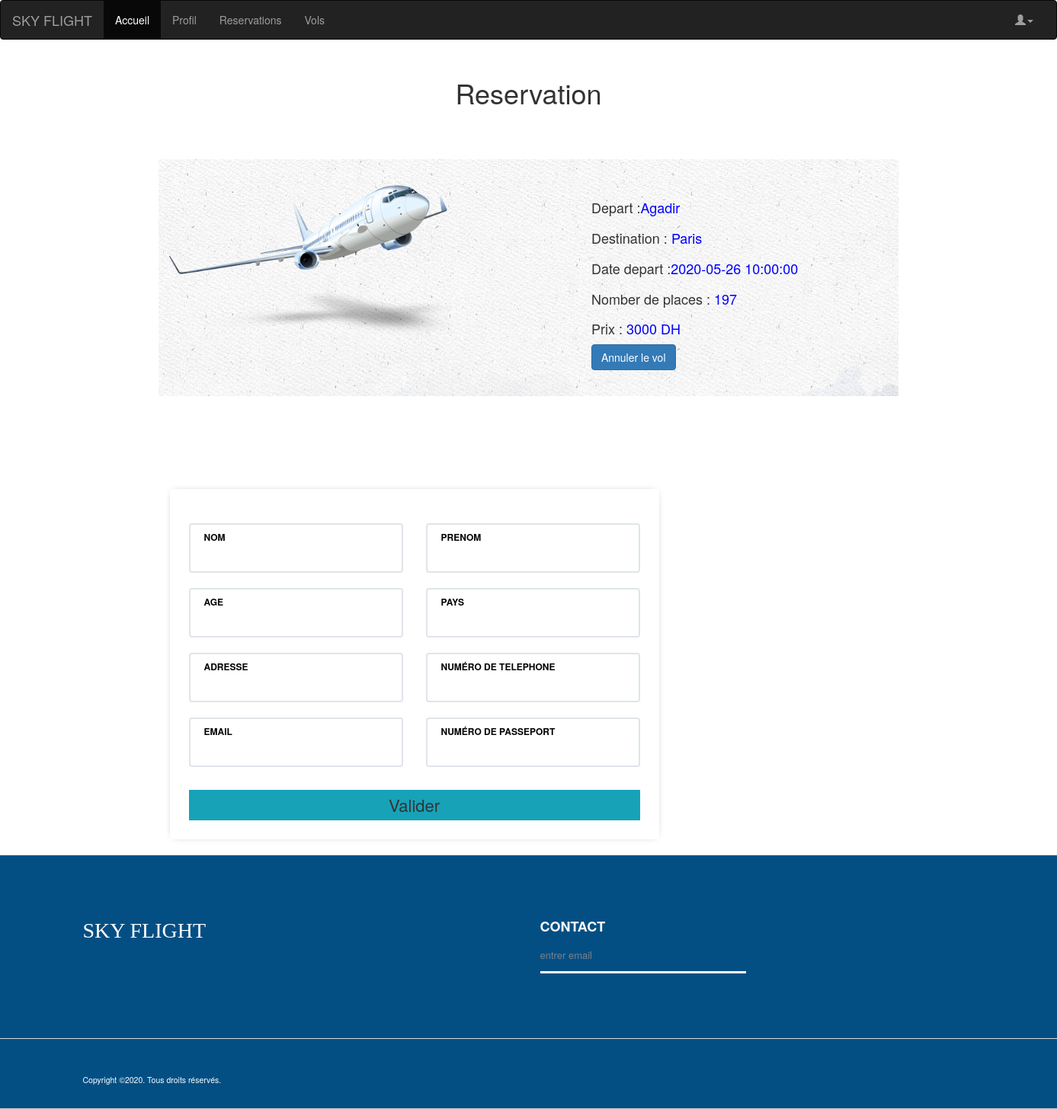
Page /reservation.php?id=1 on the earlier database version.
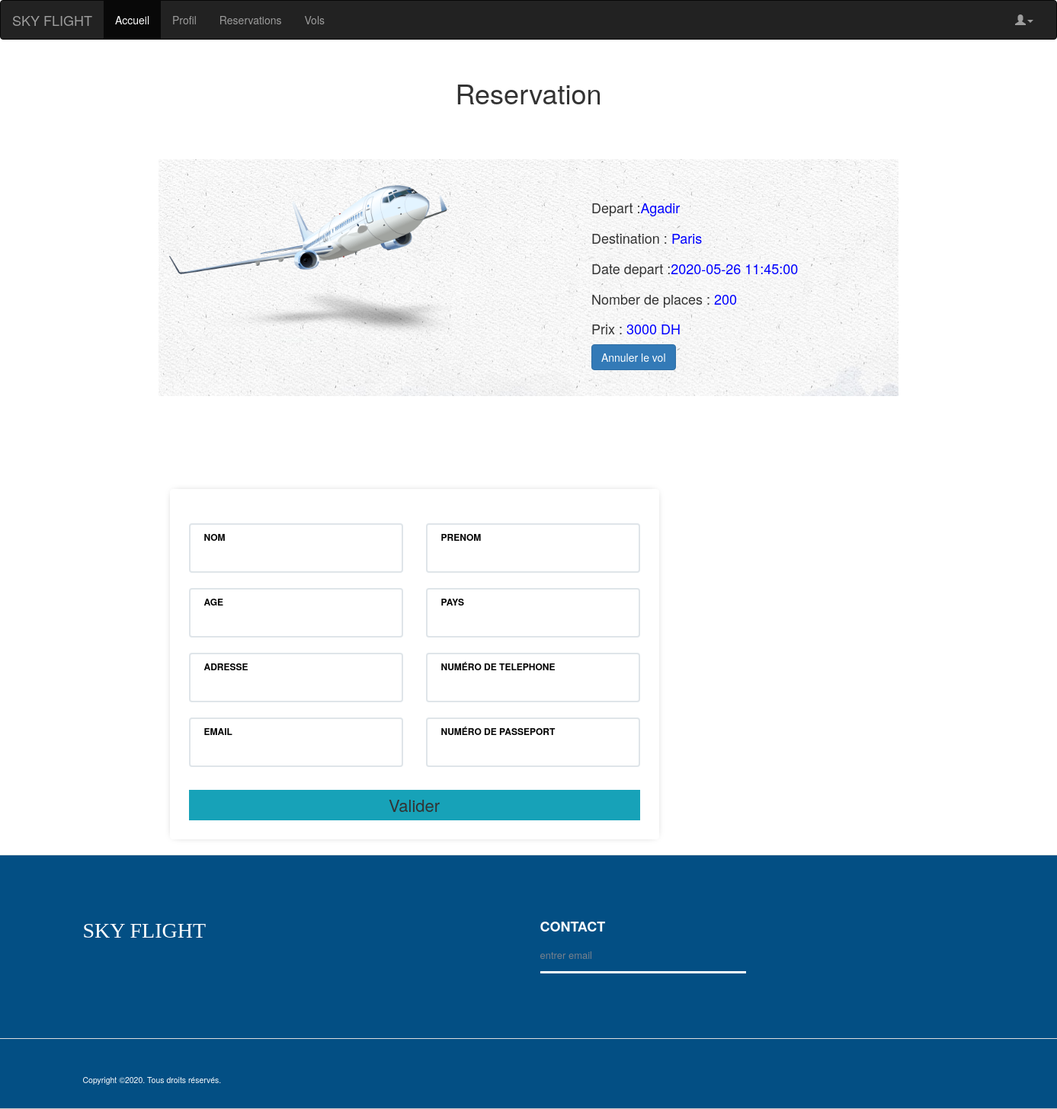
Same page on the later database version.
### tables this page shows
CREATE TABLE IF NOT EXISTS `vols` (
  `id` int(11) NOT NULL AUTO_INCREMENT,
  `depart` varchar(254) DEFAULT NULL,
  `destination` varchar(254) DEFAULT NULL,
  `date_depart` datetime DEFAULT NULL,
  `num_place` int(11) DEFAULT NULL,
  `prix` int(11) DEFAULT NULL,
  PRIMARY KEY (`id`)
);

### vol.php (called while the page is built, shortened)
<?php
class Vol
{
    function getVolById($id) {
        include 'dbConnect.php';
    						$query = "SELECT * FROM vols WHERE id='$id'";
								$stmt = $conn->prepare($query);
								$stmt->execute();
                                $result = $stmt->get_result();
                                return $result;
    }
}
?>

### reservation.php (the view, shortened to what this page needs)
<?php
include"vol.php";
$vol=new Vol();
$id=$_GET['id'];
$result=$vol->getVolById($id);
$row = $result->fetch_assoc();
?>
<!DOCTYPE html>
<html lang="en">
<head>
  <link rel="stylesheet" href="https://maxcdn.bootstrapcdn.com/bootstrap/3.4.1/css/bootstrap.min.css">
  <link rel="stylesheet" href="css/style.css"/>
</head>
<body>
<?php
include('menu.php');
?>
<h1>Reservation</h1>
	<div class="flex">
		<section class="t">
			<div class="container py-3">
				<div class="card">
					<div class="row ">
						<div class="col-md-4">
							<img class="plane" src="img/580b585b2edbce24c47b2d14.png" class="w-100">
						</div>
						<div class="col-md-8 px-3">
							<div class="card-block cc px-3">
								<h4 class="card-title">Depart :<span style="color:blue"><?= $row['depart']; ?></span></h4>
								<h4 class="card-title">Destination : <span style="color:blue"><?= $row['destination']; ?></span></h4>
								<h4 class="card-title">Date depart :<span style="color:blue"><?= $row['date_depart']; ?> </span> </h4>
								<h4 class="card-title">Nomber de places : <span style="color:blue"><?= $row['num_place']; ?></span></h4>
								<h4 class="card-title">Prix : <span style="color:blue"><?= $row['prix'];  ?> DH</span> </h4>
								<a href="index.php" class="btn btn-primary">Annuler le vol</a>
							</div>
						</div>
					</div>
				</div>
			</div>
	</div>
	<div>
		<div class="section-center">
			<div class="container">
				<div class="row">
					<div class="col-md-7 col-md-offset-1">
						<div class="booking-form">
							<form action="<?php echo $_SERVER['PHP_SELF']; ?>" method="POST">
								<div class="row">
									<div class="col-md-6">
										<div class="form-group">
											<span class="form-label">Nom</span>
											<input class="form-control" name="nom" type="text" required>
										</div>
									</div>
									<div class="col-md-6">
										<div class="form-group">
											<span class="form-label">Prenom</span>
											<input class="form-control" name="prenom" type="text" required>
										</div>
									</div>
								</div>
								<div class="row">
									<div class="col-md-6">
										<div class="form-group">
											<span class="form-label">Age</span>
											<input class="form-control" name="age" type="number" required>
										</div>
									</div>
									<div class="col-md-6">
										<div class="form-group">
											<span class="form-label">Pays </span>
											<input class="form-control" name="pays" type="text" required>
										</div>
									</div>
									<div class="col-md-6">
										<div class="form-group">
											<span class="form-label">Adresse </span>
											<input class="form-control" name="adresse" type="text" required>
										</div>
									</div>
									<div class="col-md-6">
										<div class="form-group">
											<span class="form-label">Numéro de telephone </span>
											<input class="form-control" name="tele" type="number" required>
										</div>
									</div>
									<div class="col-md-6">
										<div class="form-group">
											<span class="form-label">Email </span>
											<input class="form-control" name="email" type="email" required>
										</div>
									</div>
									<div class="col-md-6">
										<div class="form-group">
											<span class="form-label">Numéro de passeport </span>
											<input class="form-control" name="passeport" type="number" required>
										</div>
									</div>
								</div>
								<div class="form-btn">
									<button type="submit" class="s22" name="add">Valider</button>
								</div>
							</form>
						</div>
					</div>
				</div>
			</div>
		</div>
	</div>
	<?php
	 include"footer.php"
	?>
</body>
</html>

### menu.php (shortened to what this page needs)
<nav class="navbar navbar-inverse">
  <div class="container-fluid">
    <div class="navbar-header">
      <a class="navbar-brand" href="#">SKY FLIGHT</a>
    </div>
    <div class="collapse navbar-collapse" id="myNavbar">
      <ul class="nav navbar-nav">
        <li class="active"><a href="#">Accueil</a></li>
        <li class="dropdown">
          <a href="profil.php">Profil</a>
        </li>
        <li><a href="reservations.php">Reservations</a></li>
        <li><a href="index.php">Vols</a></li>
	  </ul>
      <ul class="nav navbar-nav navbar-right">
	  <li class="dropdown">
          <a class="dropdown-toggle" data-toggle="dropdown" href="#"><span class="glyphicon glyphicon-user"></span><?php echo $_SESSION['fullname']; ?><span class="caret"></span></a>
        </li>
      </ul>
    </div>
  </div>
</nav>

### footer.php
<footer>
    <div class="footer " id="footer">
        <div class="container">
            <div class="row">
                <div class="col-lg-6 col-md-6 col-sm-6 col-xs-6">
                    <h4> SKY FLIGHT </h4>
                </div>
                <div class="col-lg-3 col-sm-2 col-xs-3">
                    <h3> Contact </h3>
                    <ul>
                        <li><a class="email"href="#"> entrer email </a></li>
                        <br/>
                    </ul>
                </div>
        </div>
    </div>
    <div class="footer-bottom">
        <div class="container">
            <p class="pull-left copyright"> Copyright ©2020. Tous droits réservés. </p>
        </div>
    </div>
</footer>

### css/style.css (style rules this page uses)
body { overflow-x: hidden; }
.booking-form { position: relative; background: #fff; max-width: 642px; width: 100%; margin: auto; padding: 45px 25px 25px; border-radius: 4px; -webkit-box-shadow: 0px 0px 10px -5px rgba(0, 0, 0, 0.4); box-shadow: 0px 0px 10px -5px rgba(0, 0, 0, 0.4); }
.booking-form .form-group { position: relative; margin-bottom: 20px; }
.booking-form .form-control { background-color: #fff; height: 65px; padding: 0px 15px; padding-top: 24px; color: #191a1e; border: 2px solid #dfe5e9; font-size: 16px; font-weight: 700; -webkit-box-shadow: none; box-shadow: none; border-radius: 4px; -webkit-transition: 0.2s all; transition: 0.2s all; }
.booking-form .form-control::placeholder { color: #dfe5e9; }
.booking-form .form-label { position: absolute; top: 6px; left: 20px; font-weight: 700; text-transform: uppercase; line-height: 24px; height: 24px; font-size: 12px; color: #000000; }
.cc { margin-left: 20%; }
.flex { display: flex; justify-content: space-around; align-items: center; flex-wrap: wrap; width: 100%; height: 500px; margin-top: -70px; }
.t { background: #fff; margin: 0% 2% 1% 2%; padding: 1%; background-image: url('../img/01.jpg'); width: 70%; }
h1 { text-align: center; margin-bottom: 50px; margin-top: 50px; }
.plane { width: 100%; height: 100%; }
.container { padding: 2rem 0rem; }
h4 { margin: 2rem 0rem 1rem; }
.s22 { margin-left: 0%; margin-top: 10px; width: 100%; background-color: #17a2b8; border: none; height: 40px; font-size: 22px; }
.footer { background: #034f84; height: auto; position: relative; width: 100%; border-bottom: 1px solid #CCCCCC; border-top: 1px solid #DDDDDD; }
.footer p { margin: 0; }
.footer h3 { color: white; font-size: 18px; font-weight: 600; line-height: 27px; padding: 40px 0 0px; text-transform: uppercase; margin-bottom: 15px; }
.footer h4 { color: white; font-size: 2em; font-weight: 600; line-height: 38px; padding: 40px 0 10px; font-family: cursive; font-weight: lighter }
.footer ul { font-size: 13px; list-style-type: none; margin-left: 0; padding-left: 0; margin-top: 0px; color: #7F8C8D; padding: 0 0 8px 0; }
.email { border-bottom: 3px solid #fff; }
.footer ul li a { padding: 0 0 12px 0; display: block; }
.footer a { color: white; font-weight: lighter; }
.footer p { color: white; font-weight: lighter; }
.footer a { color: #78828D }
.footer-bottom { margin-top: 2em; border-top: 1px solid #DDDDDD; padding-top: 20px; padding-bottom: 10px; }
.footer-bottom p.pull-left { padding-top: 6px; font-size: 0.75em }

Differences in the rows shown:
changed vols "Agadir": date_depart "2020-05-26 10:00:00" → "2020-05-26 11:45:00"; num_place "197" → "200"
